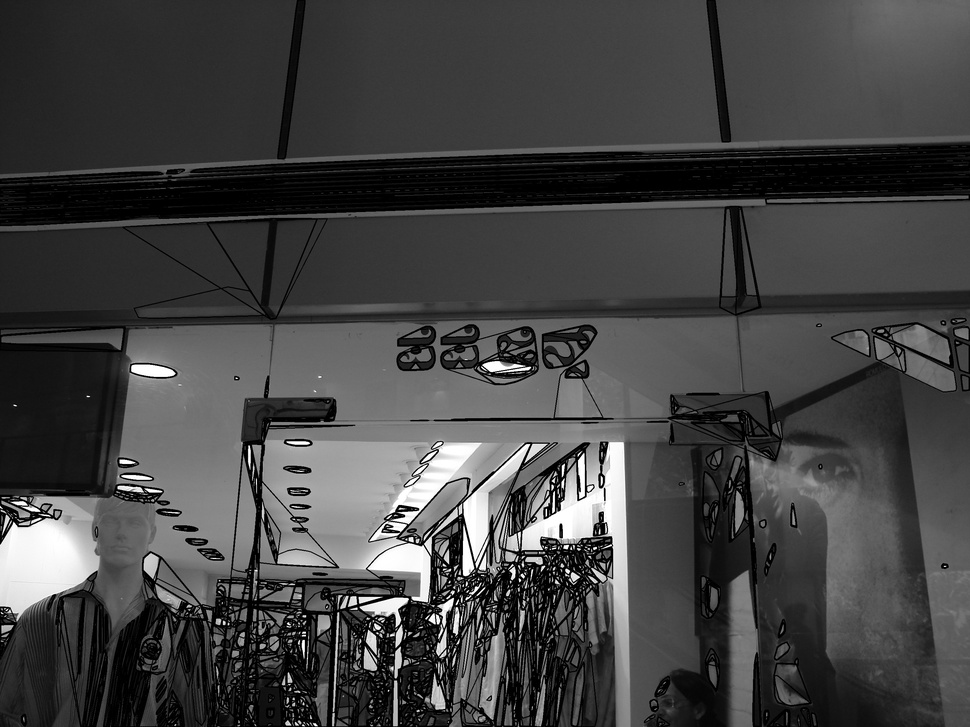
#> input picture Frontal.JPG, 970 x 727 px, shrunk from 2816 x 2112 before the run
$ python sift.py
#> lines starting #> are read from the running program, lines starting #| are printed output that depends on the picture
import cv2
import numpy as np

img = cv2.imread('Frontal.JPG')
#> img is the input picture: shape (727, 970, 3); min 0, max 255, mean 67.1
gray= cv2.cvtColor(img,cv2.COLOR_BGR2GRAY)
sift = cv2.xfeatures2d.SIFT_create()
kp = sift.detect(gray,None)
#> kp = 2378 keypoints; strongest (x, y, size): (566, 547, 2.8), (553, 481, 2), (453, 592, 2.4), (304, 616, 2)

img=cv2.drawKeypoints(gray,kp)
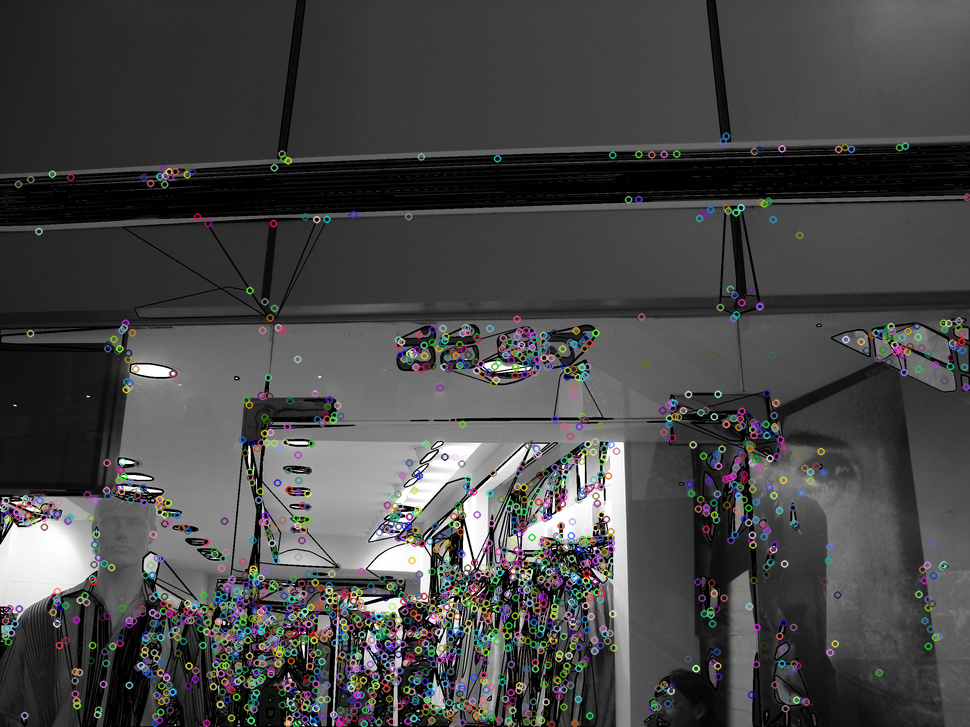
#> img: shape (727, 970, 3); mean of channels 0, 1, 2 70.7, 70.7, 70.8; drawn as B, G, R

cv2.imwrite('sift_keypoints.jpg',img)
img=cv2.drawKeypoints(gray,kp,flags=cv2.DRAW_MATCHES_FLAGS_DRAW_RICH_KEYPOINTS)
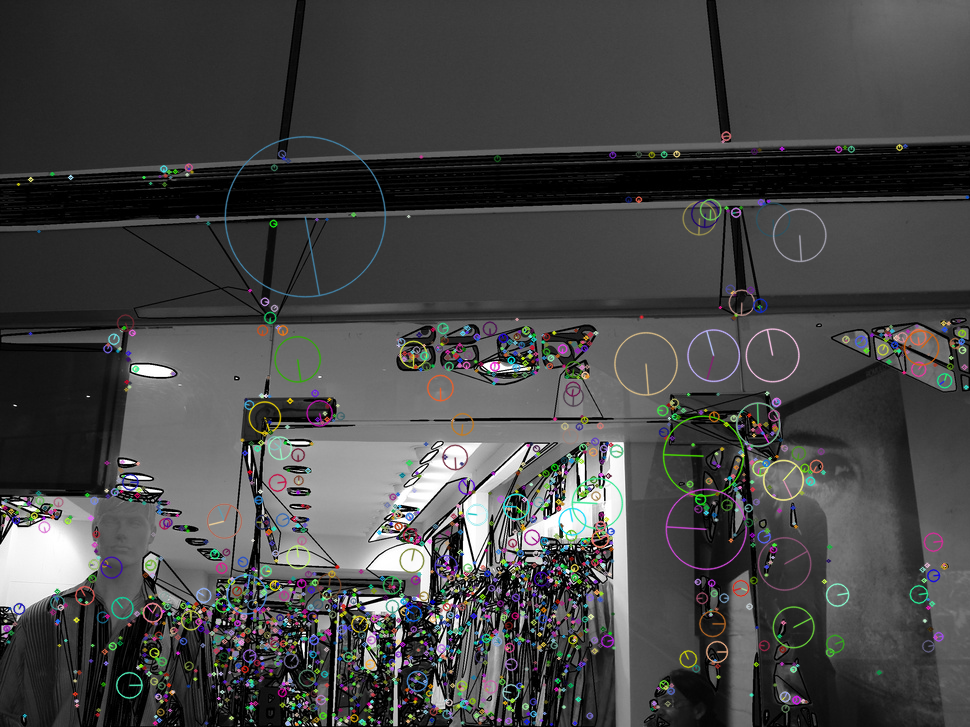
#> img: shape (727, 970, 3); mean of channels 0, 1, 2 70, 70.2, 70.1; drawn as B, G, R
cv2.imwrite('sift_keypoints.jpg',img)

$ run again, with Hull_Original_Image.jpg copied over Frontal.JPG
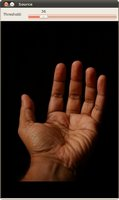
#> input picture Hull_Original_Image.jpg, 119 x 200 px
#> img is the input picture: shape (200, 119, 3); mean B, G, R 30.4, 38.1, 54.7
#> `gray= cv2.cvtColor(img,cv2.COLOR_BGR2GRAY)`:
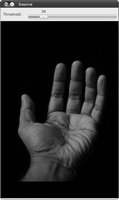
#> gray: shape (200, 119); min 0, max 254, mean 42.2
#> kp = 76 keypoints; strongest (x, y, size): (12, 4, 2.4), (25, 14, 11.1), (16, 6, 3.2), (9, 2, 1.9)
#> `img=cv2.drawKeypoints(gray,kp,flags=cv2.DRAW_MATCHES_FLAGS_DRAW_RICH_K..`:
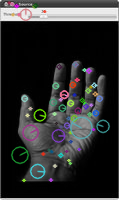
#> img: shape (200, 119, 3); mean of channels 0, 1, 2 45.4, 45.5, 44.6; drawn as B, G, R
